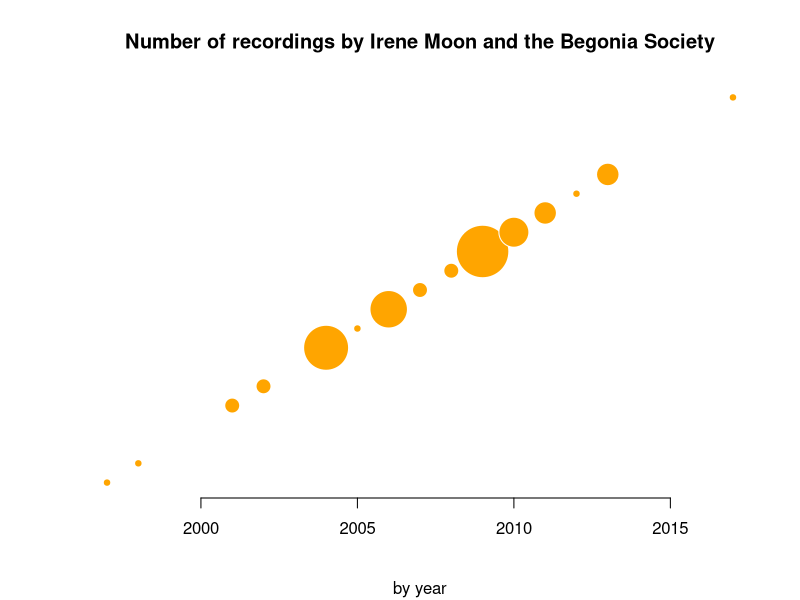

R code for this plot:
## ---- chunk 1
library(dplyr)
recordings = read.delim(file="data/Recording History - Sheet1.tsv", header = TRUE, sep = "\t")
n <- recordings %>% 
  group_by(year) %>%
  summarise(recording_summ = length(unique(title)))
          
plot(n$year, n$year, pch = 21, xlab = '', ylab = '', , axes = FALSE, main = "Number of recordings by Irene Moon and the Begonia Society",sub = "by year", cex = n$recording_summ, col = "white", bg = "orange")
axis(1)
## ---- chunk 2
knitr::kable(recordings[,c(1:2,10:12)], caption = "Begonia Society Recordings", floating.environment="sidewaystable")
